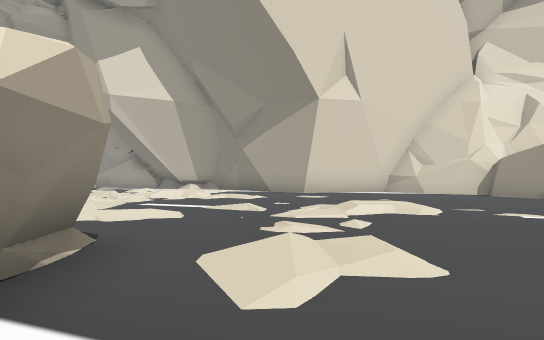
view 1 (above)

20 first-person views from a walk through a scene from a Unity 3-D project. The camera is 1.3 m above the floor, looks level and sees 70° across. The floor is counted in squares, 2 m on a side. Each view is taken from the middle of a square. On the plan, view 1 faces up. The plan holds only what a view shows up to about 11 squares ahead; the rest is blank. The place goes on beyond the plan.

view 2
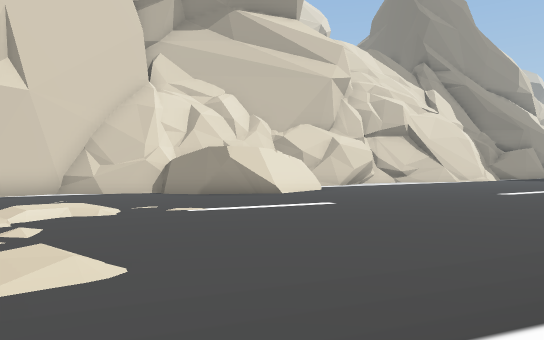

view 3
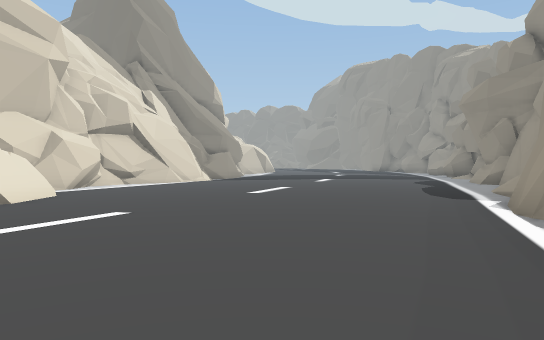

view 4
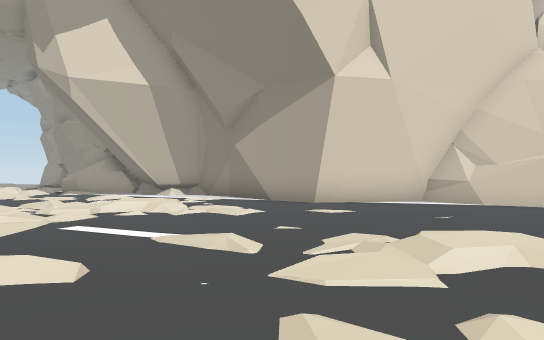

view 5
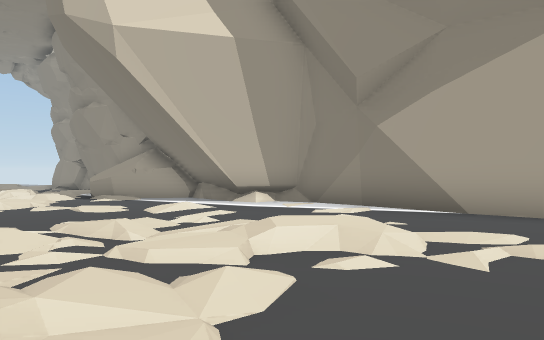

view 6
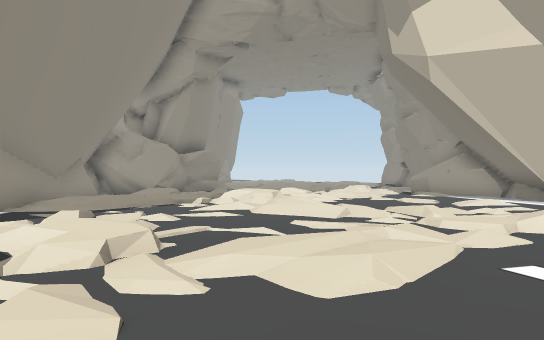

view 7
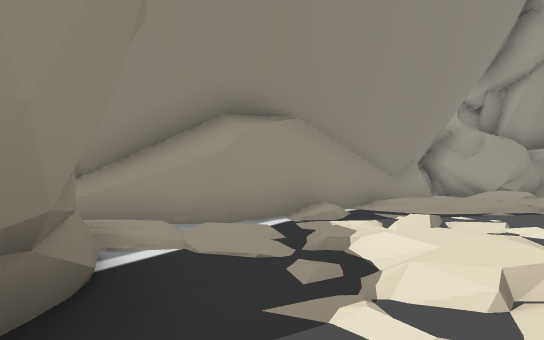

view 8
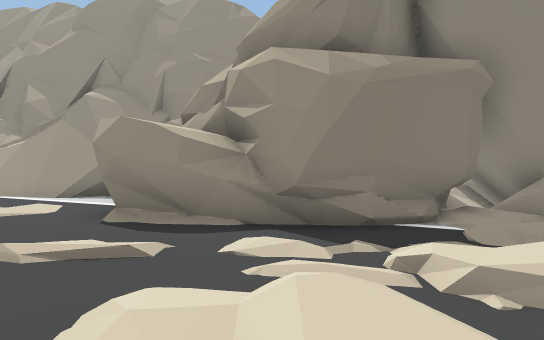

view 9
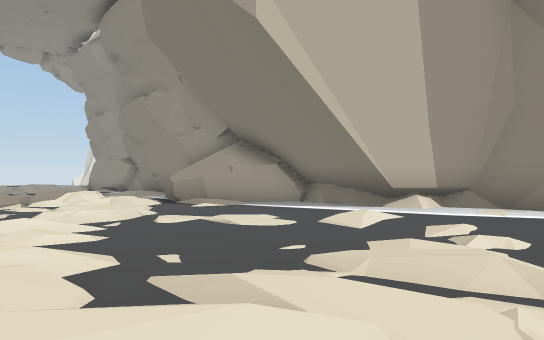

view 10
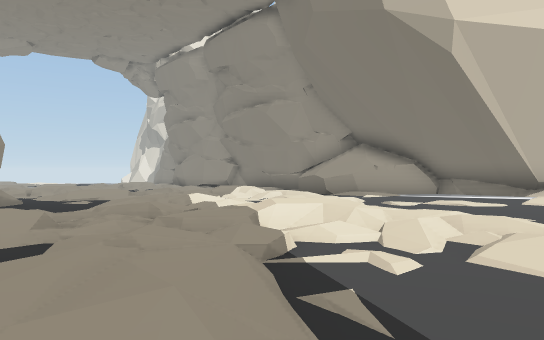

view 11
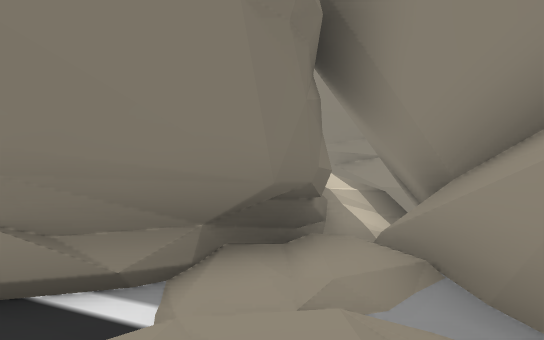

view 12
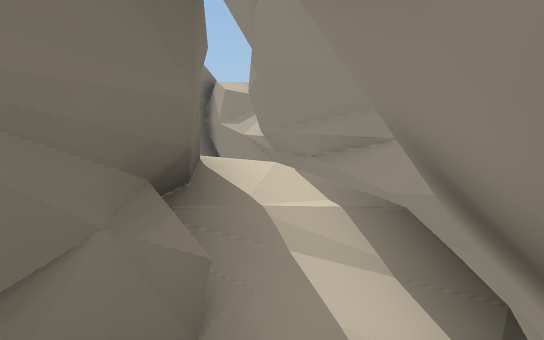

view 13
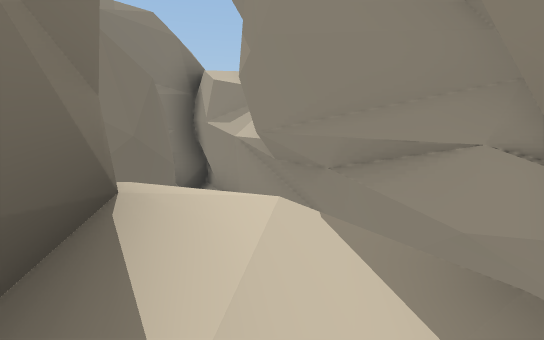

view 14
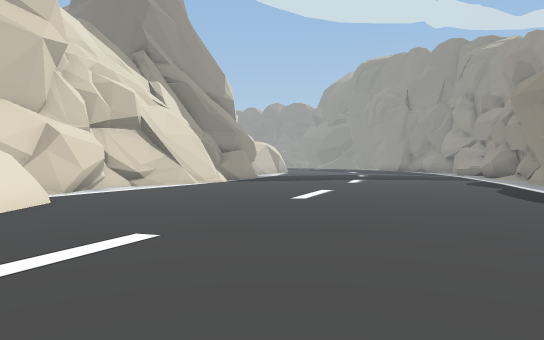

view 15
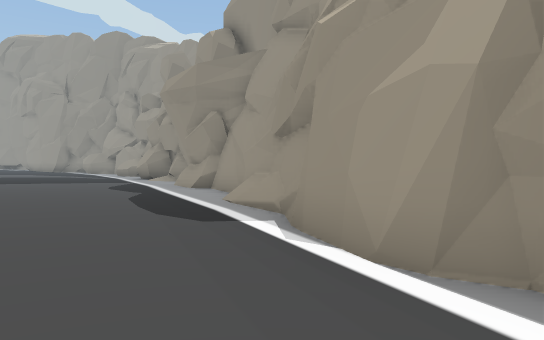

view 16
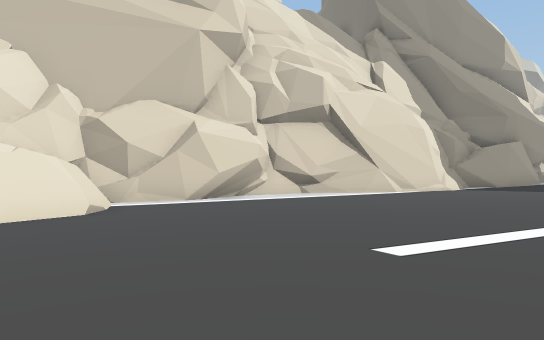

view 17
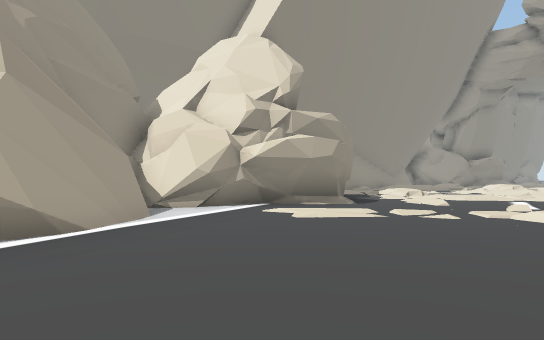

view 18
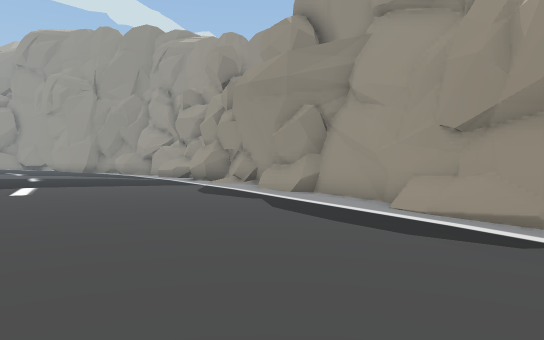

view 19
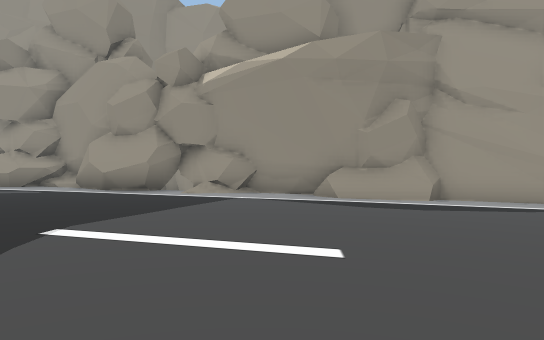

view 20
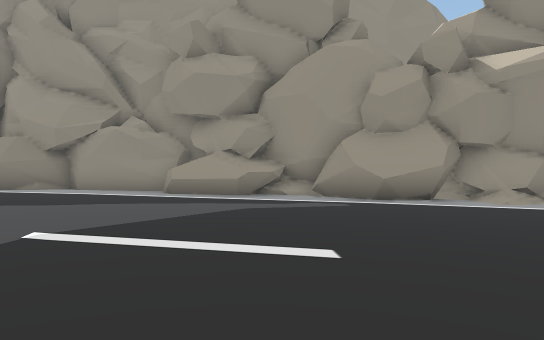

### Floor plan
Key: @ floor where view 1 was taken; # wall or solid block; . main floor; : floor 0.25 m higher than the main floor; - floor 0.25 m lower than the main floor; + floor 0.5 m higher than the main floor; _ floor 0.5 m lower than the main floor; < floor 0.75 m lower than the main floor; ( floor 1 m lower than the main floor; / step, stairs or slope; = window, fence, low wall or low ledge; ^ raised ledge; v drop or lower ground.
Columns run from 14 left of view 1 to 31 right of it. Each row starts with its distance up from view 1.
 18 ///////###
 17 (///<<<<<##
 16 <////_/<__####
 15 <///<//__/___#
 14 </ / /<__/___##
 13 ///////_______##
 12 ///////_//_/___####
 11 //////////////----###
 10   ///_///_////------#   #
  9    -/__/_///_-------#  ####
  8  #///_//__//--------####..#####
  7  ##/_///////-////----###......#
  6   ##//_///_//--//-----........###
  5    ###///_/----------.........../
  4      #///###---------...........::
  3      #/### ##--/----...........:::
  2      #/#    #-/----............::
  1      #/#    ##-----...........::::    :
  0      #/#    ##@##--...........::::   ::+
 -1     ##/#    ######-..........:::::: ::+++
 -2     #vv#         ####........:::::::::+++
 -3     #v              ###......:::::::::++++
 -4     ##v #             ##=....:::::::::+++++
 -5      ## #              ###...:::::::::+++++
 -6       # #                #####::::::::++++++
 -7       #v#                    ##::/::::+++++++
 -8       ###                     #######:+++++++
 -9        ##                        #  ##^##++++#
-10         #                            ## ######

Where each view was taken, in squares from view 1:
view 1: 0 up, 0 right, facing up
view 2: 0 up, 0 right, facing up-right
view 3: 2 up, 0 right, facing right
view 4: 3 up, 0 right, facing up
view 5: 7 up, 3 left, facing up
view 6: 5 up, 2 left, facing up-left
view 7: 5 up, 3 left, facing left
view 8: 9 up, 4 left, facing down
view 9: 9 up, 6 left, facing up
view 10: 7 up, 10 left, facing up
view 11: 6 up, 7 left, facing down
view 12: 2 up, 8 left, facing down
view 13: 0 up, 8 left, facing down
view 14: 3 up, 2 right, facing right
view 15: 1 up, 4 right, facing down-right
view 16: 1 up, 7 right, facing up-right
view 17: 2 up, 7 right, facing left
view 18: 2 up, 7 right, facing down-right
view 19: 3 up, 17 right, facing down
view 20: 1 up, 24 right, facing down
